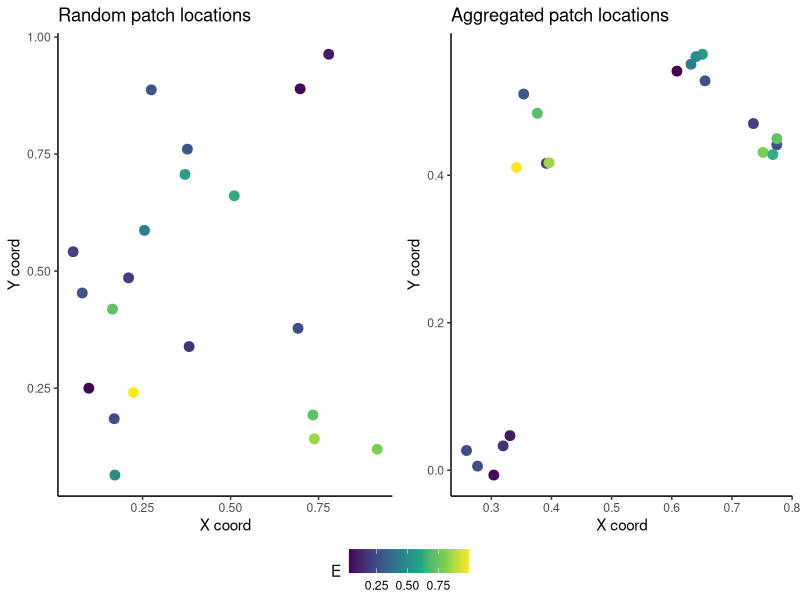
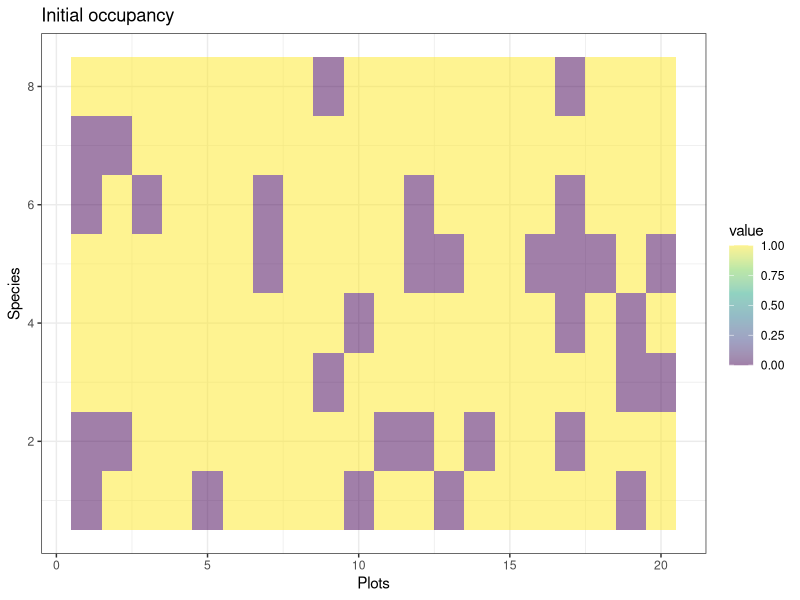
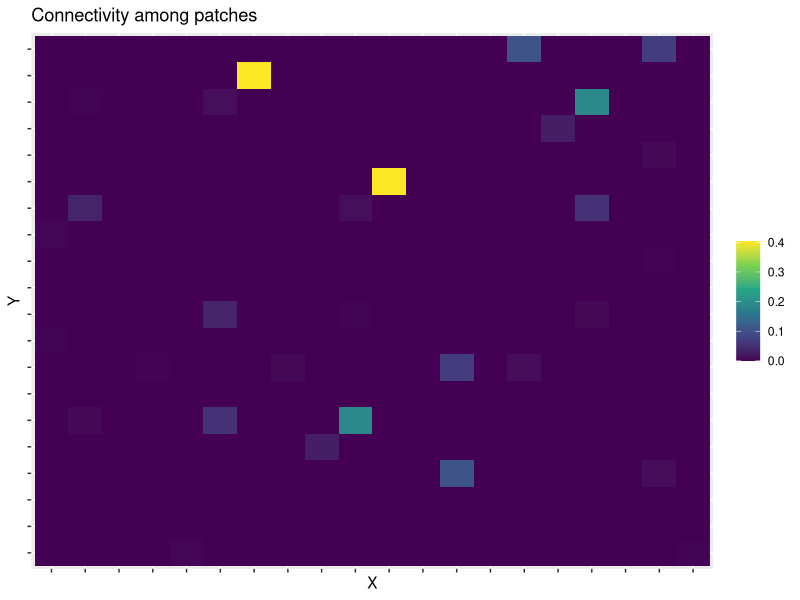
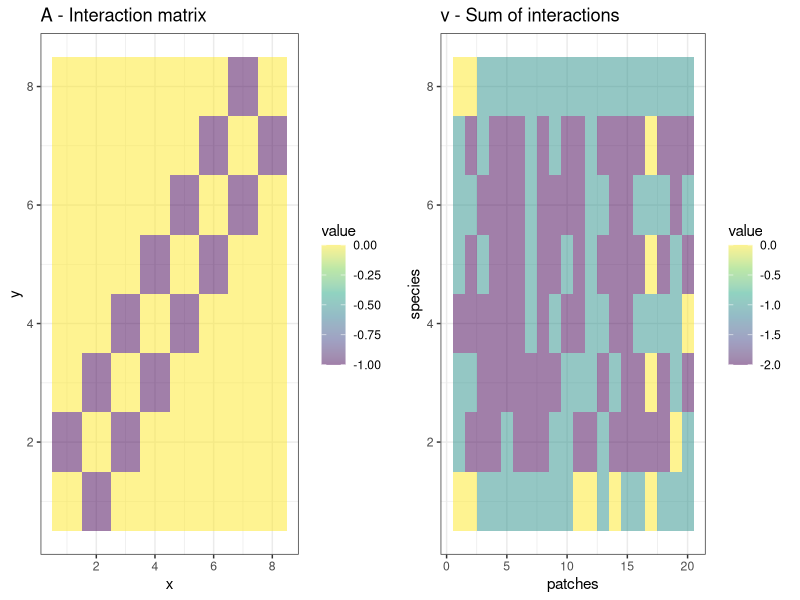
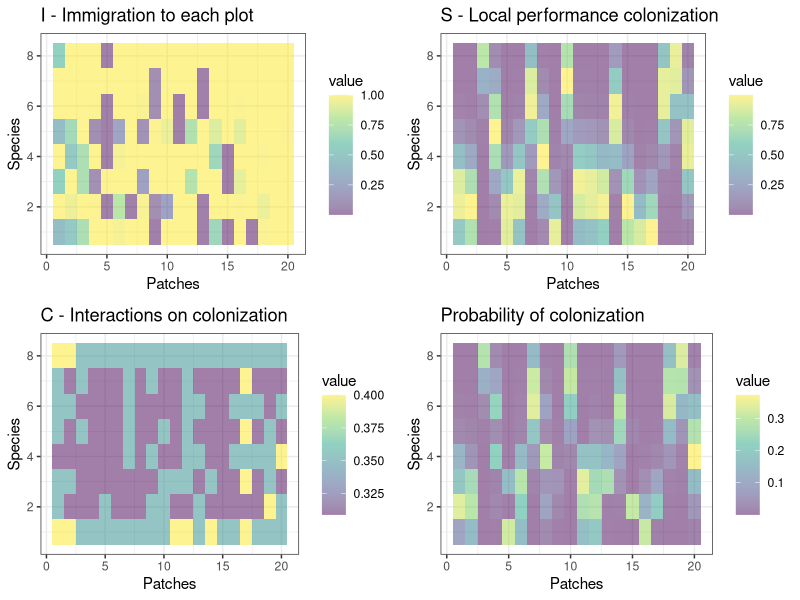
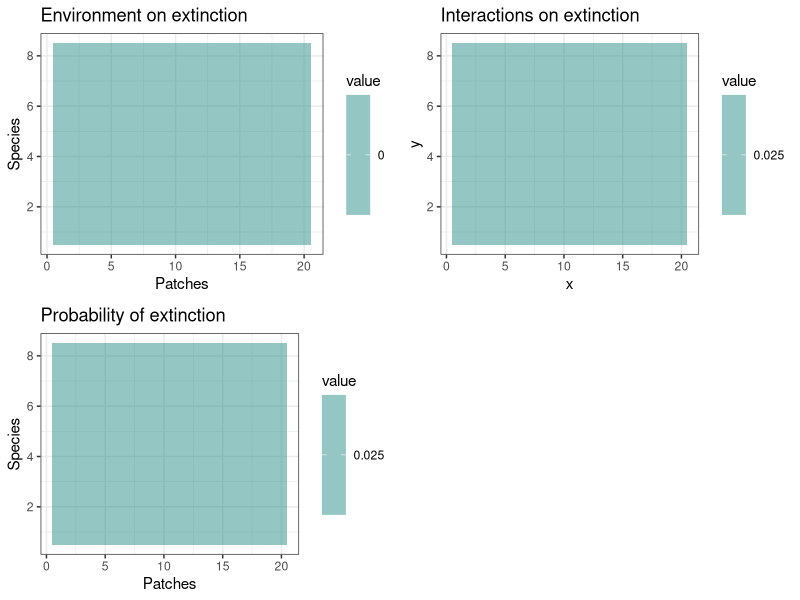
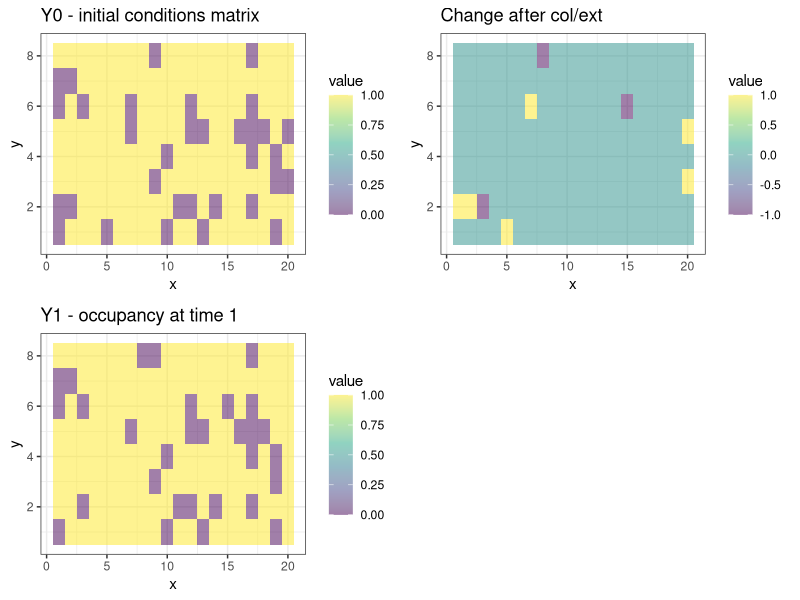

The R source for these figures, in order:
## ---- chunk 1
knitr::opts_knit$set(echo = TRUE)

library(ggplot2)
library(ggpubr)
library(reshape2)
## ---- chunk 2

rastPlot <- function(data, title = "title", xlabel = "x", ylabel = "y"){
  ggplot(melt(data), aes(x = Var1, y = Var2, fill = value)) +
    geom_tile() +
    theme(axis.text = element_blank(),
          legend.title = element_blank()) +
    scale_fill_viridis_c(alpha = 0.5) +
    labs(title = title,
         x = xlabel,
         y = ylabel) +
    theme_bw()
}

## ---- chunk 3
set.seed(227)
# Random XY coordinates
# Each coordinate is drawn from a random uniform distribution
get_XY = function(N) cbind(runif(N),runif(N))

# Aggregation of XY coordinates
get_XY_agg = function(N, Nclusters, sd_xy) {
  
  Xclust = runif(Nclusters)
  Yclust = runif(Nclusters)
  
  X = rnorm(N, rep(Xclust,N/Nclusters), sd_xy)
  Y = rnorm(N, rep(Yclust,N/Nclusters), sd_xy)
  
  cbind(X,Y)
}

# Random uniform environmental values
get_E = function(D, N) matrix(runif(D*N), nr = N, nc = D)
## ---- chunk 4
N <- 20
D <- 1

rXY <- get_XY(N)
agXY <- get_XY_agg(N, 4, 0.02)
E <- get_E(D = D, N = N)
## ---- chunk 5

plotData <- cbind.data.frame(rXY, agXY, E)
names(plotData) <- c("rX","rY", "agX", "agY", "E")

plot_rXY <- ggplot(plotData) +
  geom_point(aes(x = rX, y = rY, color = E), cex = 3) +
  labs(title = "Random patch locations",
       y = "Y coord",
       x = "X coord") +
  scale_color_viridis_c() +
  theme_classic()

plot_agXY <- ggplot(plotData) +
  geom_point(aes(x = agX, y = agY, color = E), cex = 3) +
  labs(title = "Aggregated patch locations",
       y = "Y coord",
       x = "X coord") +
  scale_color_viridis_c() +
  theme_classic()

ggarrange(plot_rXY, plot_agXY, legend = "bottom", common.legend = TRUE)



## ---- chunk 6
#Get your initial conditions:
R <- 8
Y0 = matrix(0, nr = N, nc = R)
rand = matrix(runif(N*R), nr = N, nc = R)
Y0[rand < 0.8] = 1

rastPlot(Y0, title = "Initial occupancy", x = "Plots", y = "Species")

## ---- chunk 7
# Compute the propagule pressure
I_f = function(Y, K, m) I = (1-m)*(K%*%Y)/(K%*%matrix(1,nr=N,nc=R)) + m

## ---- chunk 8
# Compute the connectivity matrix
get_K = function(XY, alpha) {
	N = nrow(XY)
	distMat = as.matrix(dist(XY, method = "euclidean", upper = T, diag = T))
	ConMat = exp(-1/alpha*distMat)
	diag(ConMat) = 0
	return(ConMat)
}

## ---- chunk 9
# We can use the aggregated XY coordinates for this example:
XY <- agXY

# Connectivity matrix
alpha <- 0.005
K <- get_K(XY, alpha)


## ---- chunk 10

plot_K <- cbind(rownames(K), stack(as.data.frame(K)))
names(plot_K) <- c("X", "Fill", "Y")
ggplot(plot_K, aes(x = X, y = Y, fill = Fill)) +
  geom_raster() +
  scale_fill_viridis_c() + 
  labs(title = "Connectivity among patches") +
  theme(axis.text = element_blank(),
        legend.title = element_blank())
## ---- chunk 11
# Immigration
m <- 0.001
Y <- Y0
I <- I_f(Y, K, m)
plot_I <- rastPlot(I, title = "I - Immigration to each plot", x = "Patches", y = "Species")
## ---- chunk 12
# Compute the local performance of propagules
S_f = function(E, u_c, s_c) {
	R = ncol(u_c)
	N = nrow(E)
	D = ncol(E)
	S = matrix(1, nr = N, nc = R)
	for(i in 1:D) S = S*exp(-(E[,i]-matrix(u_c[i,],nr=N,nc=R,byrow=TRUE))^2 / matrix(s_c[i,],nr=N,nc=R,byrow=TRUE)^2)
	return(S)
}
## ---- chunk 13
# Understood as niche optima for each species, for each environmental variable
  u_c = matrix(nr = D, nc = R)
  u_c[1,] = seq(0.1,0.9, length=R)
# Understood as niche breadth
  s_c = matrix(0.2, nr = D, nc = R)
## ---- chunk 14
# Local performance, colonization
S <- S_f(E, u_c, s_c)
plot_S <- rastPlot(S, title = "S - Local performance colonization", x = "Patches", y = "Species")

## ---- chunk 15
  # # Interaction matrix
  A = matrix(0,nr=R,nc=R)
  d = as.matrix(dist(c(1:R),upper=TRUE,diag=T))
  A[d<=1] = -1
  diag(A) = 0
  
  plot_A <- rastPlot(A, title = "A - Interaction matrix")

## ---- chunk 16
# Compute the sum of ecological interactions for every location and every species
sum_interactions = function (A, Y) t(A%*%t(Y))
# this is considered to be "v"
v <- sum_interactions(A, Y)

plot_v <- rastPlot(v, title = "v - Sum of interactions", x = "patches", y = "species")

ggarrange(plot_A, plot_v, ncol = 2)

## ---- chunk 17
# Effect of ecological interactions on colonization probability
C_f = function(v, d_c, c_0, c_max) c_max*(1 +(1/c_0 - 1)*exp(-v*d_c))^-1

## ---- chunk 18
  # # Colonization function
  c_0 = rep(0.4, R) # Colonization at 0 interactions
  c_max = rep(1, R) # Colonization at max interactions

  # # Sensitivity to interactions
  d_c = 0.2
## ---- chunk 19
C <- C_f(v, d_c, c_0, c_max)
plot_C <- rastPlot(C, title = "C - Interactions on colonization", x = "Patches", y = "Species")
## ---- chunk 20
P_col = I*S*C
plot_Pcol <- rastPlot(P_col, title = "Probability of colonization", x = "Patches", y = "Species")
## ---- chunk 21
ggarrange(plot_I, plot_S, plot_C, plot_Pcol, ncol = 2, nrow = 2)

## ---- chunk 22
# Effect of the environment on the extinction
M_f = function(E, u_e, s_e) {
	R = ncol(u_e)
	N = nrow(E)
	D = ncol(E)
	M = matrix(1, nr = N, nc = R)
	for(i in 1:D) M = M*(1-exp(-(E[,i]-matrix(u_e[i,],nr=N,nc=R,byrow=TRUE))^2 / matrix(s_e[i,],nr=N,nc=R,byrow=TRUE)^2))
	return(M)	
}

## ---- chunk 23
  # # Effect of the environment on extinction
  u_e = matrix(nr = D, nc = R)
  u_e[1,] = rep(0.5, R)
  s_e = matrix(Inf, nr = D, nc = R)
  
  #u_e
  #head(s_e)

## ---- chunk 24
M <- M_f(E, u_e, s_e)

plot_M <- rastPlot(M, title = "Environment on extinction", x = "Patches", y = "Species")
## ---- chunk 25

# Effect of ecological interactions on extinction
E_f = function(v, d_e, e_0, e_min) {

	e_min_mat = matrix(e_min, nr = N, nc = R, byrow=TRUE)

	e_min_mat+(1/(1-e_min_mat)+(1/(e_0-e_min_mat)-1/(1-e_min_mat))*exp(d_e*v))^-1

}

## ---- chunk 26

# # Extinction function
  e_0 = rep(0.025, R) # Extinction at 0 interactions
  e_min = rep(0, R) # Exinction at max interactions

  # # Sensitivity to interactions

  d_e = 0
## ---- chunk 27
Ex <- E_f(v, d_e, e_0, e_min)

plot_Ex <- rastPlot(Ex, title = "Interactions on extinction")
## ---- chunk 28
P_ext <- M * (1-Ex) + Ex
plot_Pext <- rastPlot(P_ext, title = "Probability of extinction", x = "Patches", y = "Species")

## ---- chunk 29
ggarrange(plot_M, plot_Ex, plot_Pext, ncol = 2, nrow = 2)

## ---- chunk 30

# Perform the test
delta <- matrix(0, nr = N, nc = R)
rand <- matrix(runif(N*R), nr = N, nc = R)
delta[Y == 0 & rand < P_col] <- 1

# Perform the test
rand = matrix(runif(N*R), nr = N, nc = R)
delta[Y == 1 & rand < P_ext] = - 1


## ---- chunk 31
	
### Apply changes ###
Y_post = Y + delta

plot_Y <- rastPlot(Y, title = "Y0 - initial conditions matrix")
plot_delta <- rastPlot(delta, title = "Change after col/ext")
plot_Ypost <- rastPlot(Y_post, title = "Y1 - occupancy at time 1")


ggarrange(plot_Y, plot_delta, plot_Ypost)
